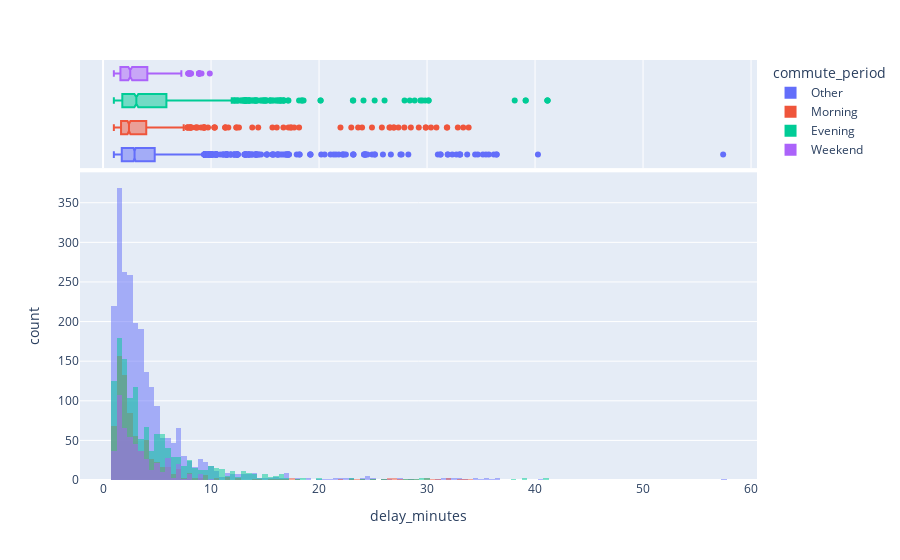

The notebook cell saved with this chart:
### Code cell
fig = px.histogram(unique_trips.loc[unique_trips.delay_minutes >=1],x='delay_minutes', color="commute_period",barmode='overlay',marginal="box", # or violin, rug
                   hover_data=unique_trips.columns)
fig.show()

### Figure 1 — Plotly figure (JSON) as saved in the notebook; plotly's stock layout.template omitted (floating-point values rounded to 4 significant figures; data arrays with more than 128 entries replaced by an {"elided": "..."} marker saying what was removed)
{"data": [{"alignmentgroup": "True", "bingroup": "x", "hovertemplate": "commute_period=Other<br>delay_minutes=%{x}<br>count=%{y}<extra></extra>", "legendgroup": "Other", "marker": {"color": "#636efa", "opacity": 0.5, "pattern": {"shape": ""}}, "name": "Other", "offsetgroup": "Other", "orientation": "v", "showlegend": true, "type": "histogram", "x": {"elided": "2346 float values"}, "xaxis": "x", "yaxis": "y"}, {"alignmentgroup": "True", "customdata": {"elided": "2346x10 mixed values"}, "hovertemplate": "commute_period=%{customdata[9]}<br>delay_minutes=%{x}<br>trip_id=%{customdata[0]}<br>stop_id=%{customdata[1]}<br>date=%{customdata[2]}<br>actual_arrival_time=%{customdata[3]}<br>stop_name=%{customdata[4]}<br>parent_station=%{customdata[5]}<br>arrival_time=%{customdata[6]}<br>is_delayed=%{customdata[7]}<br>delay_severity=%{customdata[8]}<extra></extra>", "legendgroup": "Other", "marker": {"color": "#636efa"}, "name": "Other", "notched": true, "offsetgroup": "Other", "showlegend": false, "type": "box", "x": {"elided": "2346 float values"}, "xaxis": "x2", "yaxis": "y2"}, {"alignmentgroup": "True", "bingroup": "x", "hovertemplate": "commute_period=Morning<br>delay_minutes=%{x}<br>count=%{y}<extra></extra>", "legendgroup": "Morning", "marker": {"color": "#EF553B", "opacity": 0.5, "pattern": {"shape": ""}}, "name": "Morning", "offsetgroup": "Morning", "orientation": "v", "showlegend": true, "type": "histogram", "x": {"elided": "753 float values"}, "xaxis": "x", "yaxis": "y"}, {"alignmentgroup": "True", "customdata": {"elided": "753x10 mixed values"}, "hovertemplate": "commute_period=%{customdata[9]}<br>delay_minutes=%{x}<br>trip_id=%{customdata[0]}<br>stop_id=%{customdata[1]}<br>date=%{customdata[2]}<br>actual_arrival_time=%{customdata[3]}<br>stop_name=%{customdata[4]}<br>parent_station=%{customdata[5]}<br>arrival_time=%{customdata[6]}<br>is_delayed=%{customdata[7]}<br>delay_severity=%{customdata[8]}<extra></extra>", "legendgroup": "Morning", "marker": {"color": "#EF553B"}, "name": "Morning", "notched": true, "offsetgroup": "Morning", "showlegend": false, "type": "box", "x": {"elided": "753 float values"}, "xaxis": "x2", "yaxis": "y2"}, {"alignmentgroup": "True", "bingroup": "x", "hovertemplate": "commute_period=Evening<br>delay_minutes=%{x}<br>count=%{y}<extra></extra>", "legendgroup": "Evening", "marker": {"color": "#00cc96", "opacity": 0.5, "pattern": {"shape": ""}}, "name": "Evening", "offsetgroup": "Evening", "orientation": "v", "showlegend": true, "type": "histogram", "x": {"elided": "1278 float values"}, "xaxis": "x", "yaxis": "y"}, {"alignmentgroup": "True", "customdata": {"elided": "1278x10 mixed values"}, "hovertemplate": "commute_period=%{customdata[9]}<br>delay_minutes=%{x}<br>trip_id=%{customdata[0]}<br>stop_id=%{customdata[1]}<br>date=%{customdata[2]}<br>actual_arrival_time=%{customdata[3]}<br>stop_name=%{customdata[4]}<br>parent_station=%{customdata[5]}<br>arrival_time=%{customdata[6]}<br>is_delayed=%{customdata[7]}<br>delay_severity=%{customdata[8]}<extra></extra>", "legendgroup": "Evening", "marker": {"color": "#00cc96"}, "name": "Evening", "notched": true, "offsetgroup": "Evening", "showlegend": false, "type": "box", "x": {"elided": "1278 float values"}, "xaxis": "x2", "yaxis": "y2"}, {"alignmentgroup": "True", "bingroup": "x", "hovertemplate": "commute_period=Weekend<br>delay_minutes=%{x}<br>count=%{y}<extra></extra>", "legendgroup": "Weekend", "marker": {"color": "#ab63fa", "opacity": 0.5, "pattern": {"shape": ""}}, "name": "Weekend", "offsetgroup": "Weekend", "orientation": "v", "showlegend": true, "type": "histogram", "x": {"elided": "484 float values"}, "xaxis": "x", "yaxis": "y"}, {"alignmentgroup": "True", "customdata": {"elided": "484x10 mixed values"}, "hovertemplate": "commute_period=%{customdata[9]}<br>delay_minutes=%{x}<br>trip_id=%{customdata[0]}<br>stop_id=%{customdata[1]}<br>date=%{customdata[2]}<br>actual_arrival_time=%{customdata[3]}<br>stop_name=%{customdata[4]}<br>parent_station=%{customdata[5]}<br>arrival_time=%{customdata[6]}<br>is_delayed=%{customdata[7]}<br>delay_severity=%{customdata[8]}<extra></extra>", "legendgroup": "Weekend", "marker": {"color": "#ab63fa"}, "name": "Weekend", "notched": true, "offsetgroup": "Weekend", "showlegend": false, "type": "box", "x": {"elided": "484 float values"}, "xaxis": "x2", "yaxis": "y2"}], "layout": {"barmode": "overlay", "legend": {"title": {"text": "commute_period"}, "tracegroupgap": 0}, "margin": {"t": 60}, "xaxis": {"anchor": "y", "domain": [0, 1], "title": {"text": "delay_minutes"}}, "xaxis2": {"anchor": "y2", "domain": [0, 1], "matches": "x", "showgrid": true, "showticklabels": false}, "yaxis": {"anchor": "x", "domain": [0, 0.7326], "title": {"text": "count"}}, "yaxis2": {"anchor": "x2", "domain": [0.7426, 1], "matches": "y2", "showgrid": false, "showline": false, "showticklabels": false, "ticks": ""}}}
